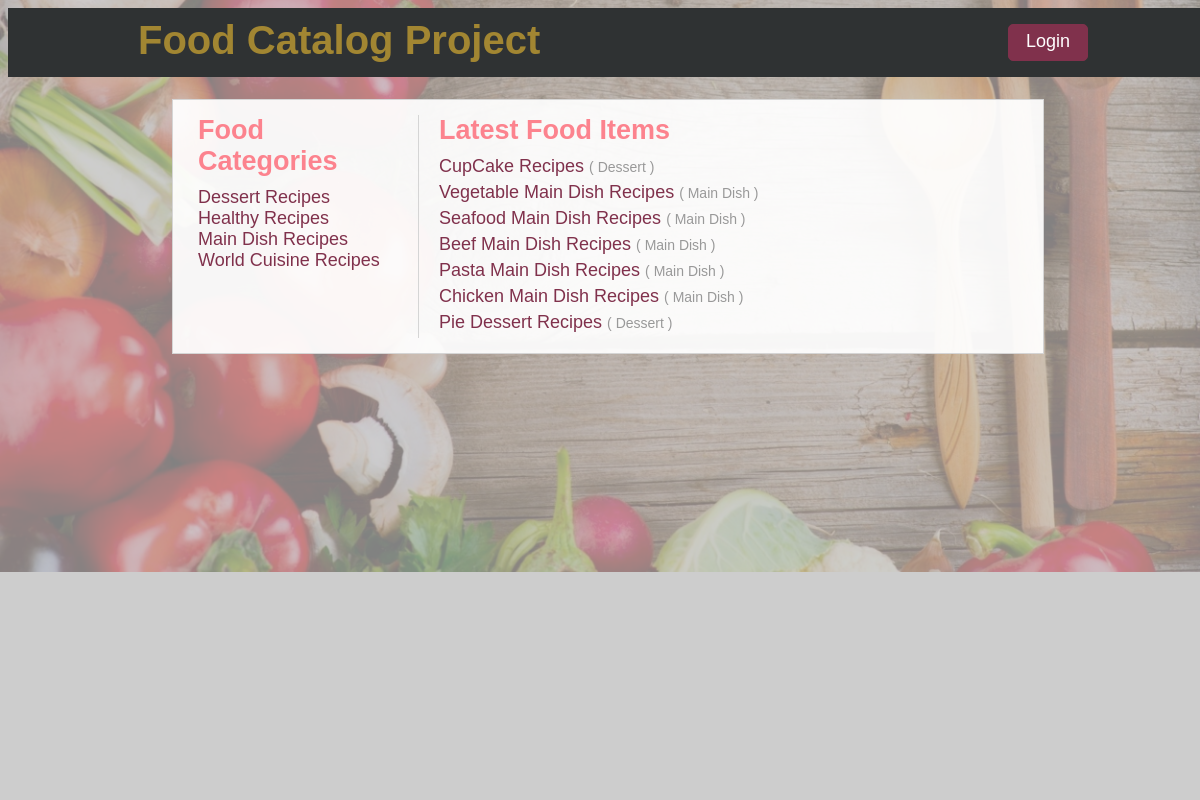
/categories/, run on an earlier commit of the app's database.
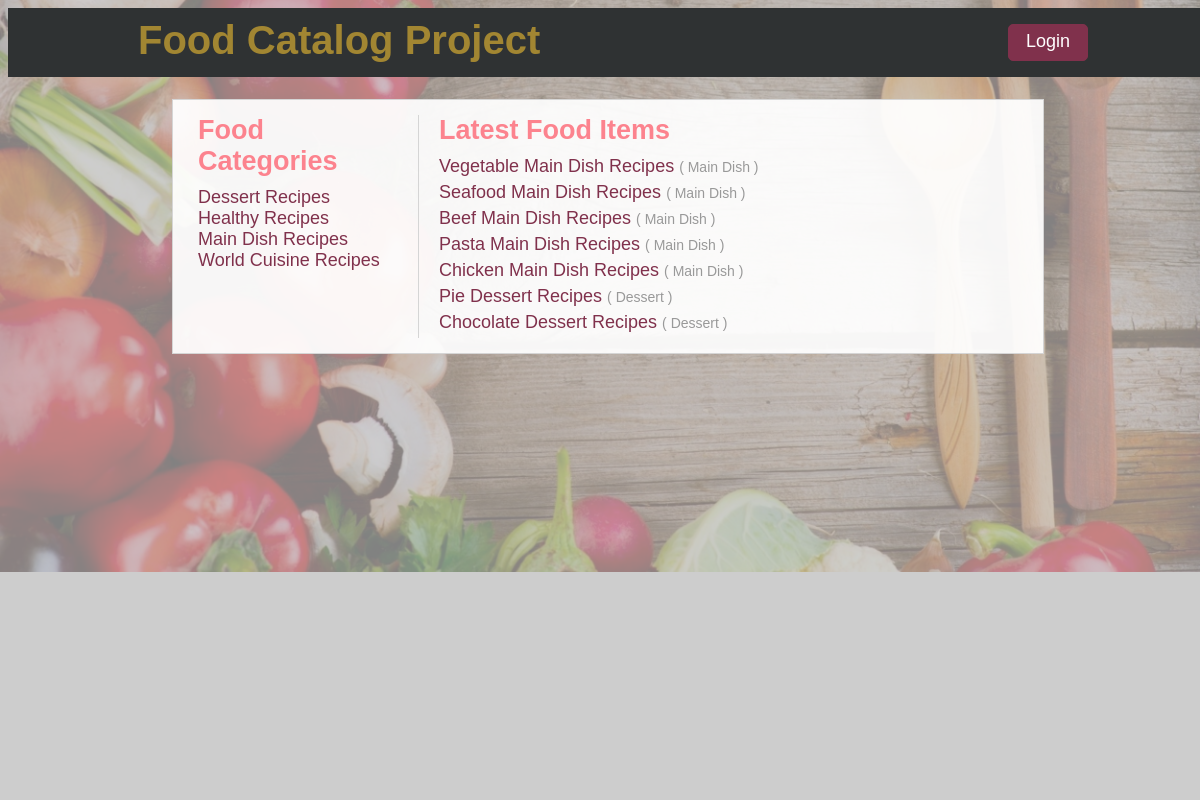
And on a later commit of the database.
### database_setup_withusers.py (models this page shows, shortened)
class MainCategory(Base):
    __tablename__ = 'main_category'
    id = Column(Integer, primary_key=True)
    name = Column(String(250), nullable=False)
    description = Column(String(250))
    user_id = Column(Integer, ForeignKey('user.id'))
    user = relationship(User)

class SubCategory(Base):
    __tablename__ = 'sub_category'
    id = Column(Integer, primary_key=True)
    name = Column(String(80), nullable=False)
    description = Column(String(250))
    mainCategory_id = Column(Integer, ForeignKey('main_category.id'))
    category = relationship(MainCategory)
    user_id = Column(Integer, ForeignKey('user.id'))
    user = relationship(User)

### catalogProject.py (the view)
@app.route('/')
@app.route('/latest_updates/')
@app.route('/categories/')
def catalog_latest_updates():
    mainCategories = session.query(MainCategory).order_by(asc(MainCategory.name))
    latestItems = session.query(SubCategory).order_by(desc(SubCategory.id)).limit(7)
    return render_template('catalog.html', mainCategories=mainCategories, latestItems=latestItems)

### templates/catalog.html
{% extends "main.html" %}
{% block content %}
    {% include "main-categories.html" %}
    <main class="latest-updates main-section">
        <h1 class="sub-header">Latest Food Items</h1>
            {% for i in latestItems %}
                <p><a href='{{url_for('subCategory', mainCategory_id = i.category.id, subCategory_id = i.id)}}' class="latest-item">{{i.name}} Recipes <span class="latest-item-category">( {{i.category.name}} )</span>
                </a></p>
            {% endfor %}
    </main>
{% endblock %}

### templates/main.html (shortened to what this page needs)
<!DOCTYPE html>
<html>
    <head>
        <link type="text/css" rel="stylesheet" href="/static/styles.css"/>
    </head>
	<body>
        <div class="back-div"></div>
        {% include "header.html" %}
        <div class='main-container'>
			{% block content %}
			{% endblock %}
        </div>
	</body>
</html>

### templates/header.html
<header>
    <div class="header-container">
        <h1 class="main-header">Food Catalog Project</h1>
        <div class="login-div">
            {%if 'username' not in session %}
                <a href="{{url_for('showLogin')}}">Login</a>
            {% else %}
                <a href="{{url_for('disconnect')}}">Logout</a>
            {% endif %}
        </div>
    </div>
</header>

### templates/main-categories.html
<aside class="main-categories">
    <h1 class="sub-header">Food Categories</h1>
    {% for mc in mainCategories %}
        <div class='category-name'>
            <a href='{{url_for('mainCategory', mainCategory_id = mc.id)}}'>{{mc.name}} Recipes</a>
        </div>
    {% endfor %}
</aside>

### static/styles.css (style rules this page uses)
body { font-family: 'PT Sans Regular', sans-serif; width: 100%; background-image: url(/static/img/temp2.jpg); background-position: center; background-size: cover; background-repeat: no-repeat; }
header { width: 100%; background-color: #2f3233; overflow: hidden; }
h1 { margin-top: 0; }
p { margin: 5px 0; font-size: 17px; }
a { text-decoration: none !important; color: #80314c; font-size: 18px; }
.back-div { position: fixed; top: 0; left: 0; width: 100%; height: 100%; background-color: #b8b8b8; opacity: .7; z-index: -1; }
.header-container { width: 80%; margin: auto; }
.main-header { float: left; margin: 10px; color: #a28632; font-size: 40px; }
.login-div { float: right; margin: 16px 0; padding: 5px 17px 8px 17px; background-color: #80314c; border: 1px solid #80314c; border-radius: 5px; font-size: larger; cursor: pointer; }
.login-div a { color: #fff; }
.main-container { width: 70%; margin: 40px auto; padding: 15px; background-color: rgba(255, 255, 255, 0.93); border: 1px solid #d5d5d5; overflow: hidden; }
.main-categories { width: 25%; float: left; padding: 0 10px; }
.main-section { width: 65%; float: left; padding: 0 0 0 20px; border-left: 1px solid #d5d5d5; }
.sub-header { color: #fc838e; margin-bottom: 10px; font-size: 27px; font-weight: bolder; }
.latest-item-category { font-size: 14px; color: #999; }

What changed in the data, as far as the page shows it:
removed SubCategory: name "CupCake", category.name "Dessert"
now on this page (row unchanged): SubCategory: name "Chocolate Dessert", category.name "Dessert"
